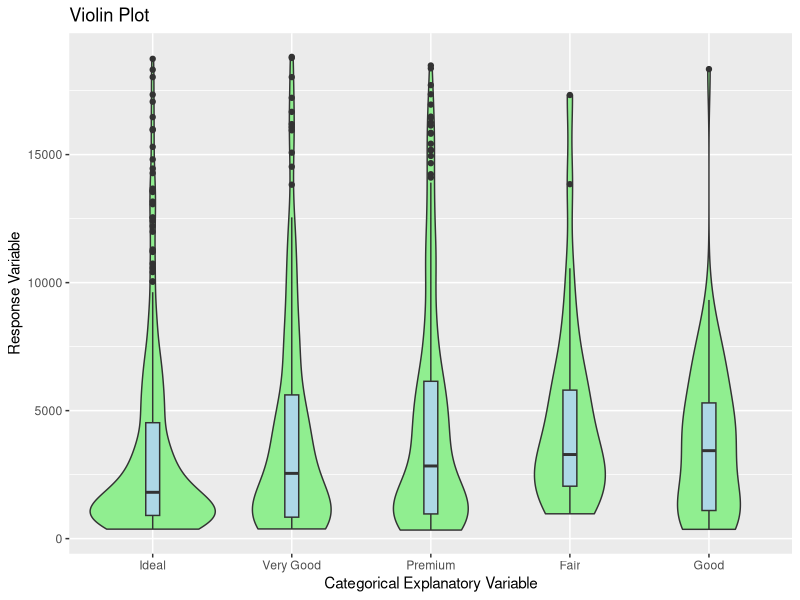
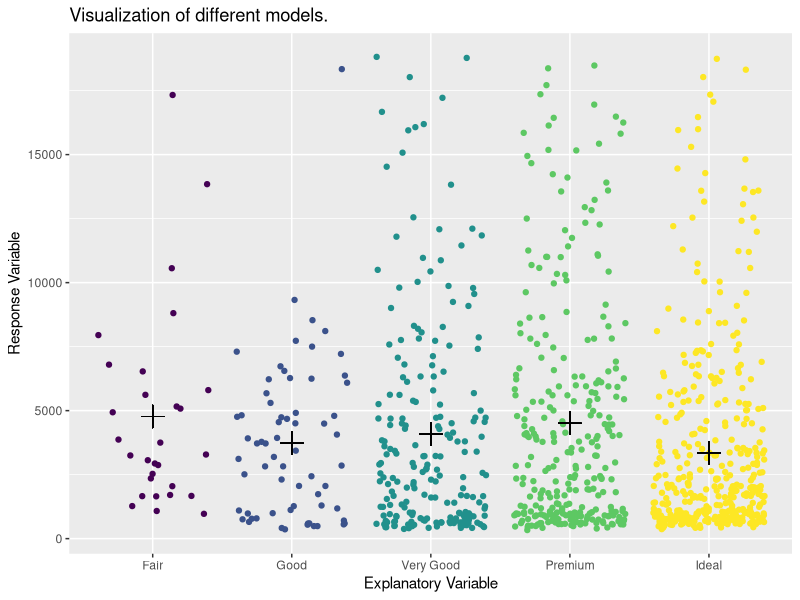
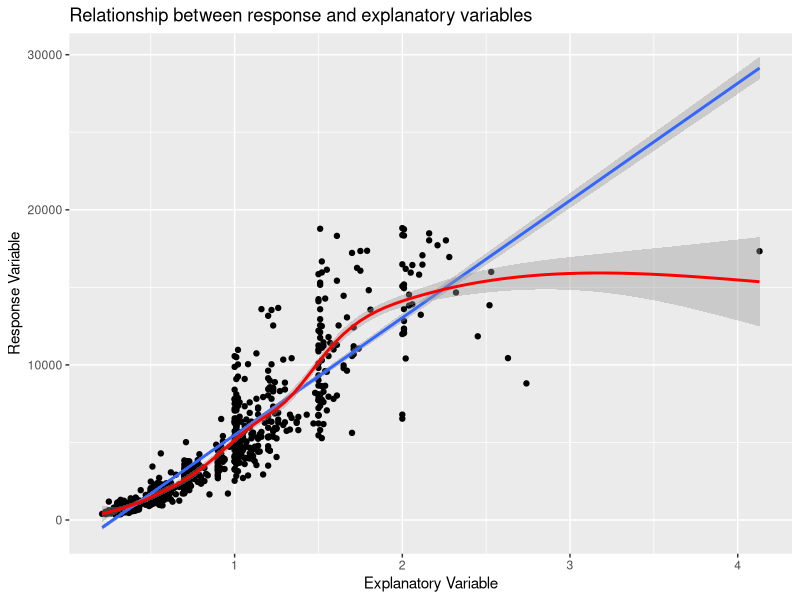
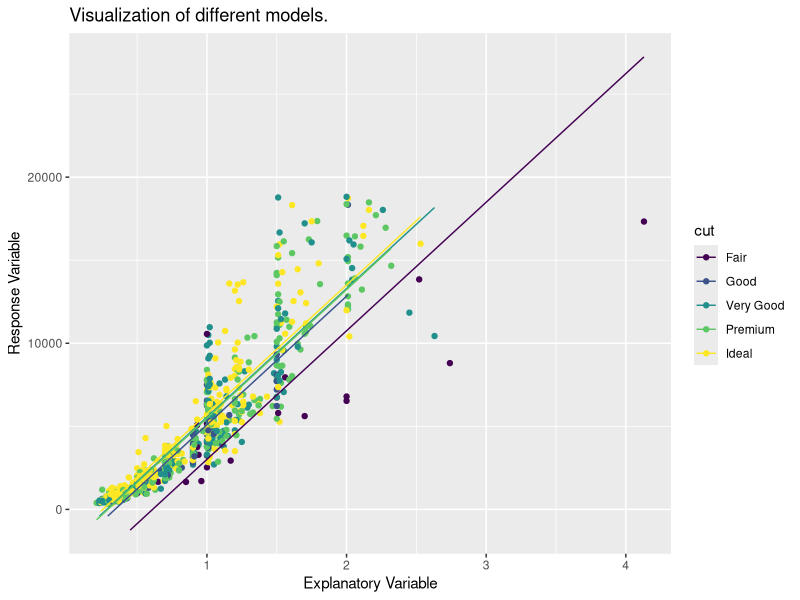
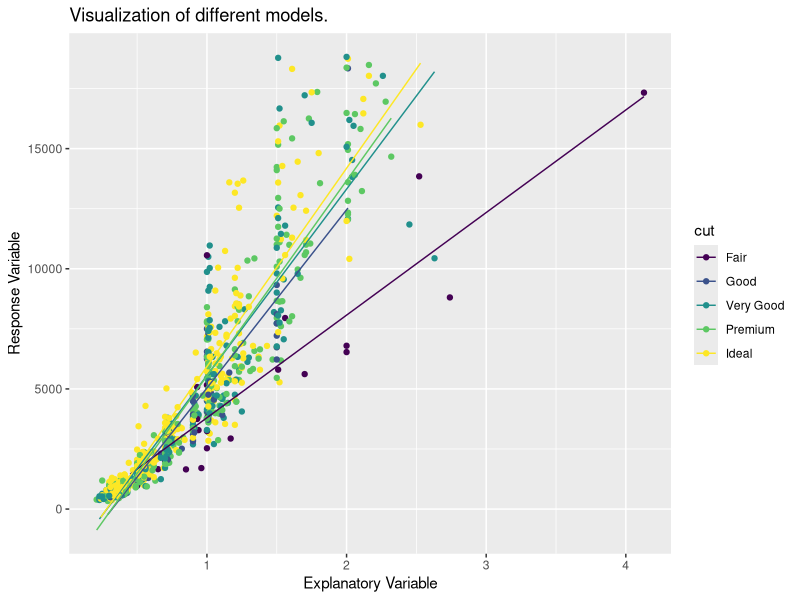

Source code (R) for these figures, in order:
## ---- chunk 1
knitr::opts_chunk$set(echo = TRUE)
# Load libraries
library(tidyverse)
library(modelr)
## ---- chunk 2
## Violin plot
violin_plot <- function(data_set, x, y) {
  x <- data_set[[x]]
  y <- data_set[[y]]
  tibble(x = x, y = y) %>%
    ggplot(aes(reorder(x, y, FUN = median), y)) +
    geom_violin(fill = "lightgreen") +
    geom_boxplot(width = 0.10, fill = "lightblue") +
    labs(title = "Violin Plot",
         x = "Categorical Explanatory Variable",
         y = "Response Variable")
}

## Relationship between response and explanatory
relationship <- function(data_set, x, y) {
  data_set %>%
    ggplot(aes_string(x, y)) +
    geom_point() +
    geom_smooth(method = "lm") +
    geom_smooth(colour = "red") +
    labs(title = "Relationship between response and explanatory variables",
         x = "Explanatory Variable",
         y = "Response Variable")
}

## main effects
graph_main_effects <- function(data_set, model, x, y) {
  data_set %>% 
    add_predictions(model = model, var = "pred") %>% 
    ggplot(aes_string(x = x, y = y, color = x)) +
    geom_point(show.legend = FALSE, position = "jitter") +
    geom_point(aes(y = pred), show.legend = FALSE, size = 5,
               color = "black", shape = 3,) +
    labs(
      title = "Visualization of different models.",
      x = "Explanatory Variable",
      y = "Response Variable"
    )
}

## Analysis of covariance
graph_predictions <- function(data_set, model, x, y, category) {
  data_set %>% 
    add_predictions(model = model, var = "pred") %>% 
    ggplot(aes_string(x = x, y = y, color = category)) +
    geom_point() +
    geom_line(aes(y = pred)) +
    labs(
      title = "Visualization of different models.",
      x = "Explanatory Variable",
      y = "Response Variable"
    )
}

## ---- chunk 3
## Select a subset of the diamonds by taking a random sample of 1000
data(diamonds)
diamonds_subset <- diamonds %>% sample_n(1000)
diamonds_subset %>% glimpse()
## ---- chunk 4
violin_plot(diamonds_subset, "cut", "price")
## ---- chunk 5
zero_slope <- lm(price ~ cut, data = diamonds_subset)
zero_slope %>%  summary()
graph_main_effects(diamonds_subset, zero_slope, "cut", "price")
## ---- chunk 6
relationship(diamonds_subset, "carat", "price")
## ---- chunk 7
common_slope <- lm(price ~ carat + cut, data = diamonds_subset)
common_slope %>% summary()
graph_predictions(diamonds_subset, common_slope, "carat", "price", "cut")
## ---- chunk 8
different_slopes <- lm(price ~ carat + cut + carat * cut, data = diamonds_subset)
different_slopes %>% summary()
graph_predictions(diamonds_subset, different_slopes, "carat", "price", "cut")
## ---- chunk 9
different_slopes %>% 
  predict(newdata = tibble(carat = c(0.5, 1.0), cut = c("Ideal", "Good")))
